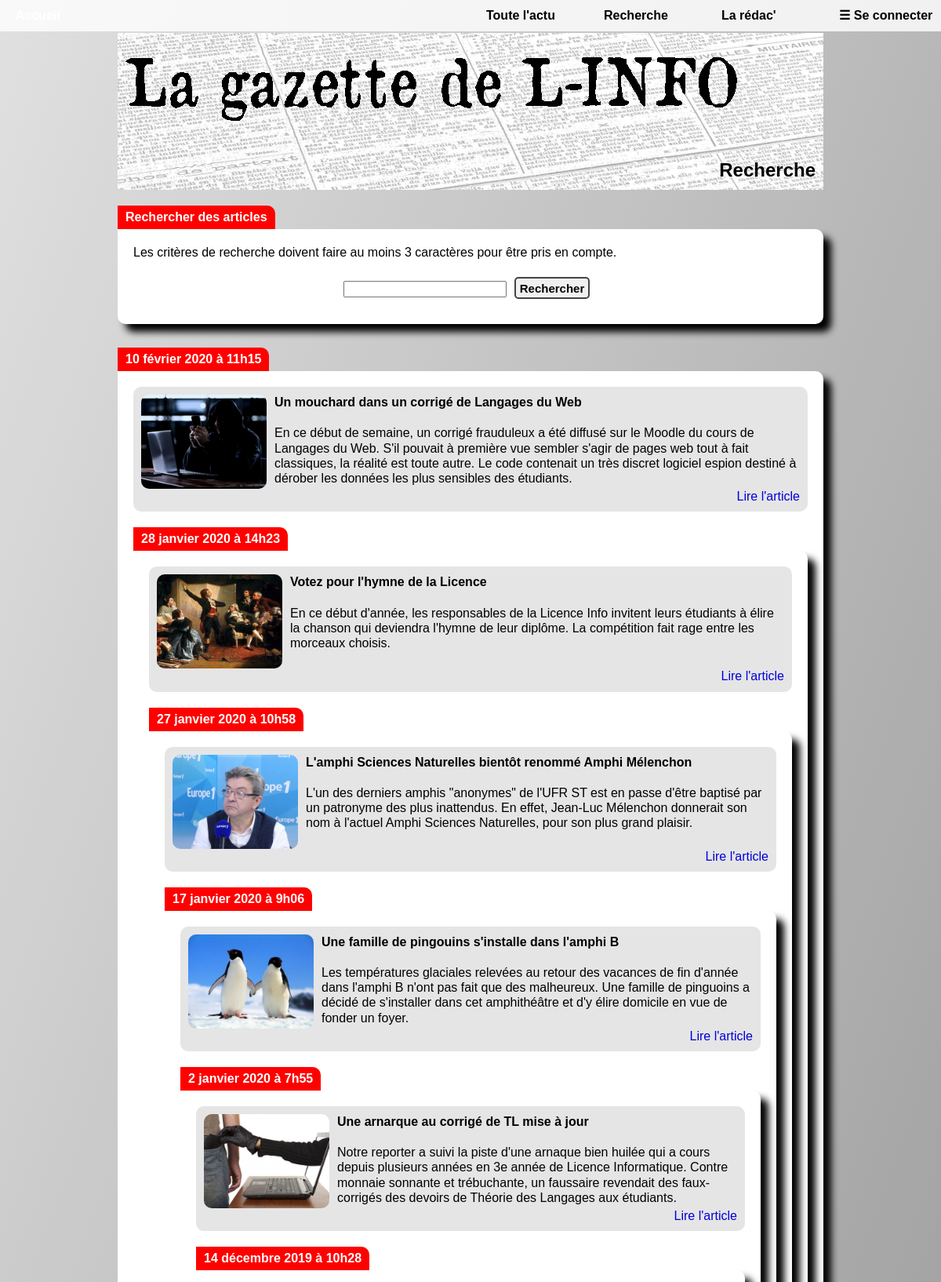
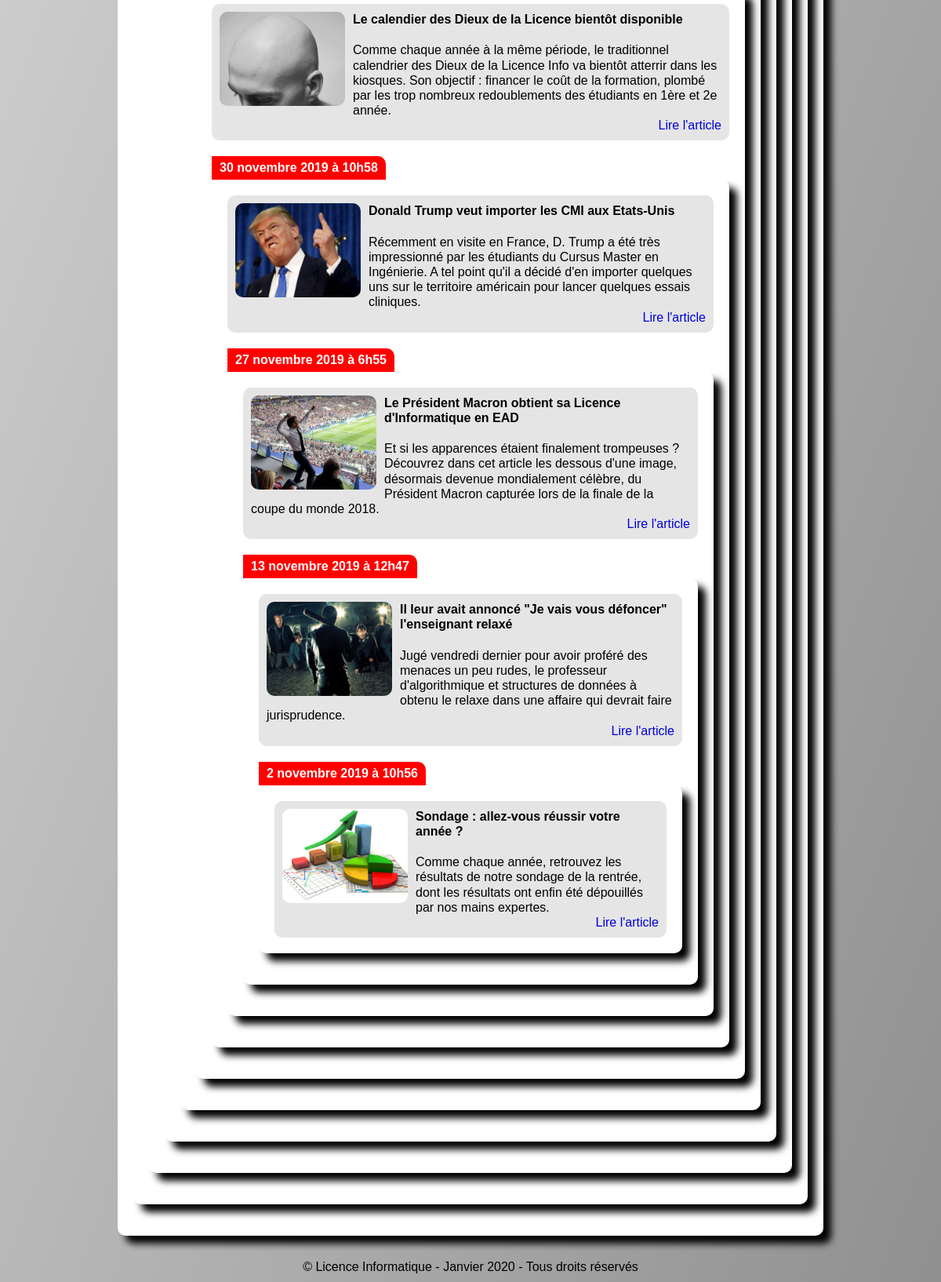
The app's page /php/recherche.php with its own data (2 pictures, top to bottom).
### tables this page shows
CREATE TABLE `article` (
  `arID` int(11) unsigned NOT NULL AUTO_INCREMENT,
  `arTitre` char(250) NOT NULL,
  `arResume` text NOT NULL,
  `arTexte` text NOT NULL,
  `arDatePublication` bigint(12) unsigned NOT NULL,
  `arDateModification` bigint(12) unsigned DEFAULT NULL,
  `arAuteur` char(20) NOT NULL,
  PRIMARY KEY (`arID`),
  FOREIGN KEY(`arAuteur`) REFERENCES `utilisateur`(`utPseudo`) ON UPDATE CASCADE ON DELETE RESTRICT
);

### php/bibli_generale.php (called while the page is built, shortened)
<?php
function em_html_proteger_sortie($content) {
    if (is_array($content)) {
        return $content;
    }
    if (is_string($content)){
        return htmlentities($content, ENT_QUOTES, 'UTF-8');
    }
    return $content;
}
function em_get_tableau_mois(){
    return array('Janvier', 'Février', 'Mars', 'Avril', 'Mai', 'Juin', 'Juillet', 'Août', 'Septembre', 'Octobre', 'Novembre', 'Décembre');
}
?>

### php/recherche.php (the view, shortened to what this page needs)
<?php
require_once('./bibli_gazette.php');
require_once('./bibli_generale.php');
ah_aff_formulaireRechrche();
function ah_aff_formulaireRechrche() {
if(isset($_POST['btnRecherche'])){
$SearchWord=em_html_proteger_sortie($_POST['SearchWord']);
$WordArray=explode(" ",$SearchWord);
$WordLength=false;
    foreach($WordArray as $value){
        if(strlen($value)<3){
        $WordLength=true;
        }
    $WordArrayTolower[]=strtolower($value);
    }
}else{
$SearchWord="";
$WordArrayTolower[]=NULL;
$WordLength=false;
}
echo '<main>',
    '<section>',
    '<h2>Rechercher des articles</h2>',
    '<p>Les critères de recherche doivent faire au moins 3 caractères pour être pris en compte.</p>',
    '<form action="recherche.php" method="post">',
    '<table>','<tr>','<td colspan="2">',
    '<input type="text" name="SearchWord" value="',$SearchWord,'"size="40">',
    '<input type="submit" name="btnRecherche" value="Rechercher">','</td>',
    '</tr>','</table>','</form>';
echo '</section>';
if (!$WordLength) {
$bd = em_bd_connecter();
$sql="SELECT arID, arTitre, arResume, arDatePublication FROM article ORDER BY arDatePublication DESC";
$res = mysqli_query($bd, $sql) or hm_bd_erreur($bd, $sql);
while($tab=mysqli_fetch_assoc($res)){
    $tab=em_html_proteger_sortie($tab);
    $CountSearch=0;
    $trSearch=strtolower($tab['arTitre']);
    $rsSearch=strtolower($tab['arResume']);
foreach($WordArrayTolower as $val){
    if((strpos($trSearch,$val) !== FALSE) || (strpos($rsSearch,$val) !== FALSE)){
    $CountSearch++;
    }
}
if($CountSearch==count($WordArrayTolower)){
    echo  '<section>',
    '<h2>',eml_date_to_string($tab['arDatePublication']),'</h2>',
    '<article class="resume">',
    '<img src="', em_url_image_illustration($tab['arID']), '">',
    '<h3>',$tab['arTitre'],'</h3>',
    $tab['arResume'],
    '<footer><a href="../php/article.php?id=',$tab['arID'],'">Lire l\'article</a></footer>',
    '</article>';
    }
}
}
 echo '</main>';
}
?>

### styles/gazette.css (style rules this page uses)
html, body, div, span, applet, object, iframe, h1, h2, h3, h4, h5, h6, p, blockquote, pre, a, abbr, acronym, address, big, cite, code, del, dfn, em, img, ins, kbd, q, s, samp, small, strike, strong, sub, sup, tt, var, b, u, i, center, dl, dt, dd, ol, ul, li, fieldset, form, label, legend, table, caption, tbody, tfoot, thead, tr, th, td, article, aside, canvas, details, embed, figure, figcaption, footer, header, hgroup, menu, nav, output, ruby, section, summary, time, mark, audio, video { margin: 0; padding: 0; border: 0; font-size: 100%; font: inherit; vertical-align: baseline; }
article, aside, details, figcaption, figure, footer, header, hgroup, menu, nav, section { display: block; }
body { line-height: 1; }
table { border-collapse: collapse; border-spacing: 0; }
body { font-family: Trebuchet, arial, verdana, sans-serif; line-height: 1.2; background: #EEE; background: linear-gradient(to bottom right, #E0E0E0, #909090); }
h3 { font-size: 18px; font-weight: bold; text-decoration: underline; }
a[href], a[href]:visited { color: #0000DD; text-decoration: none; }
body > header, main, body > footer { width: 900px; margin: 0px auto; background-color: transparent; }
p, blockquote { text-align: justify; margin: 10px auto; }
section { position: relative; margin: 50px 0 60px 0; background-color: white; padding: 10px 20px; border-radius: 0 10px 10px 10px; box-shadow: 10px 10px 10px #000; }
section:last-of-type { margin-bottom: 30px; }
section > h2 { position: absolute; top: -30px; left: 0px; height: 20px; background: red; color: white; font-weight: bold; font-size: 16px; width: auto; border-radius: 0 10px 0 0; padding: 5px 10px; }
section article h3 { font-size: 16px; text-decoration: none; margin-bottom: 20px; }
section article.resume { margin: 10px 0; padding: 10px; background-color: #E5E5E5; }
section article.resume:first-of-type { border-radius: 10px 10px 0px 0px; }
section article.resume:last-of-type { border-radius: 0 0 10px 10px; }
section h2 + article.resume:only-of-type { border-radius: 10px; }
section article.resume img { float: left; height: 120px; width: 160px; margin-right: 10px; border-radius: inherit; }
section article.resume footer { text-align: right; clear: left; }
form input[type=text], form input[type=email], form input[type=password] { width: 200px; }
form table { min-width: 500px; margin: 15px auto; }
form table td { padding: 7px; width: 250px; }
form td[colspan] { text-align: center; }
form input[type=submit], form input[type=reset] { margin: 0px 10px; width: auto; text-align: center; height: 28px; background-color: #f0f0f0; font-size: 15px; font-weight: bold; border: solid 2px #444; border-radius: 5px; padding: 2px 5px; min-width: 30px; cursor: pointer; }

### records on screen
article: arDatePublication "10 février 2020 à 11h15", shows a picture, arTitre "Un mouchard dans un corrigé de Langages du Web", arResume "En ce début de semaine, un corrigé frauduleux a été diffusé sur le Moodle du cours de Langages du Web. S'il pouvait à première vue sembler s'agir de pages web tout à fait classiques, la réalité est toute autre. Le code contenait un très discret logiciel espion destiné à dérober les données les plus sensibles des étudiants."
article: arDatePublication "28 janvier 2020 à 14h23", shows a picture, arTitre "Votez pour l'hymne de la Licence", arResume "En ce début d'année, les responsables de la Licence Info invitent leurs étudiants à élire la chanson qui deviendra l'hymne de leur diplôme. La compétition fait rage entre les morceaux choisis."
article: arDatePublication "27 janvier 2020 à 10h58", shows a picture, arTitre "L'amphi Sciences Naturelles bientôt renommé Amphi Mélenchon", arResume "L'un des derniers amphis \"anonymes\" de l'UFR ST est en passe d'être baptisé par un patronyme des plus inattendus. En effet, Jean-Luc Mélenchon donnerait son nom à l'actuel Amphi Sciences Naturelles, pour son plus grand plaisir."
article: arDatePublication "17 janvier 2020 à 9h06", shows a picture, arTitre "Une famille de pingouins s'installe dans l'amphi B", arResume "Les températures glaciales relevées au retour des vacances de fin d'année dans l'amphi B n'ont pas fait que des malheureux. Une famille de pinguoins a décidé de s'installer dans cet amphithéâtre et d'y élire domicile en vue de fonder un foyer."
article: arDatePublication "2 janvier 2020 à 7h55", shows a picture, arTitre "Une arnarque au corrigé de TL mise à jour", arResume "Notre reporter a suivi la piste d'une arnaque bien huilée qui a cours depuis plusieurs années en 3e année de Licence Informatique. Contre monnaie sonnante et trébuchante, un faussaire revendait des faux-corrigés des devoirs de Théorie des Langages aux étudiants."
article: arDatePublication "14 décembre 2019 à 10h28", shows a picture, arTitre "Le calendier des Dieux de la Licence bientôt disponible", arResume "Comme chaque année à la même période, le traditionnel calendrier des Dieux de la Licence Info va bientôt atterrir dans les kiosques. Son objectif : financer le coût de la formation, plombé par les trop nombreux redoublements des étudiants en 1ère et 2e année."
article: arDatePublication "30 novembre 2019 à 10h58", shows a picture, arTitre "Donald Trump veut importer les CMI aux Etats-Unis", arResume "Récemment en visite en France, D. Trump a été très impressionné par les étudiants du Cursus Master en Ingénierie. A tel point qu'il a décidé d'en importer quelques uns sur le territoire américain pour lancer quelques essais cliniques."
article: arDatePublication "27 novembre 2019 à 6h55", shows a picture, arTitre "Le Président Macron obtient sa Licence d'Informatique en EAD", arResume "Et si les apparences étaient finalement trompeuses ? Découvrez dans cet article les dessous d'une image, désormais devenue mondialement célèbre, du Président Macron capturée lors de la finale de la coupe du monde 2018."
article: arDatePublication "13 novembre 2019 à 12h47", shows a picture, arTitre "Il leur avait annoncé \"Je vais vous défoncer\" l'enseignant relaxé", arResume "Jugé vendredi dernier pour avoir proféré des menaces un peu rudes, le professeur d'algorithmique et structures de données à obtenu le relaxe dans une affaire qui devrait faire jurisprudence."
article: arDatePublication "2 novembre 2019 à 10h56", shows a picture, arTitre "Sondage : allez-vous réussir votre année ?", arResume "Comme chaque année, retrouvez les résultats de notre sondage de la rentrée, dont les résultats ont enfin été dépouillés par nos mains expertes."

### other values on screen
$h1 "Recherche"
